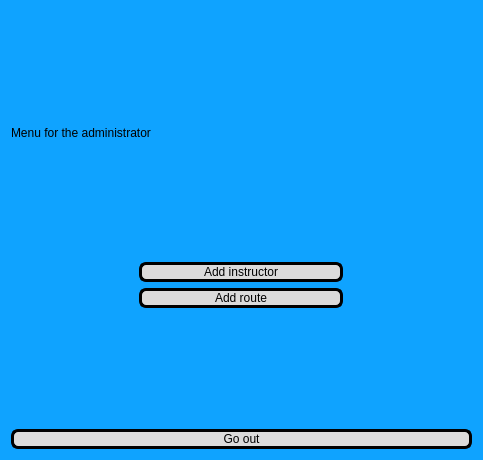
<?xml version="1.0" encoding="UTF-8"?>
<ui version="4.0">
 <class>AdminMainWindow</class>
 <widget class="QDialog" name="AdminMainWindow">
  <property name="geometry">
   <rect>
    <x>0</x>
    <y>0</y>
    <width>483</width>
    <height>460</height>
   </rect>
  </property>
  <property name="windowTitle">
   <string>Menu for the administrator</string>
  </property>
  <property name="windowIcon">
   <iconset resource="Resource.qrc">
    <normaloff>:/img/8552951.png</normaloff>:/img/8552951.png</iconset>
  </property>
  <property name="styleSheet">
   <string notr="true">background-color: rgb(15, 163, 255);</string>
  </property>
  <layout class="QVBoxLayout" name="verticalLayout">
   <item>
    <spacer name="verticalSpacer_3">
     <property name="orientation">
      <enum>Qt::Vertical</enum>
     </property>
     <property name="sizeHint" stdset="0">
      <size>
       <width>20</width>
       <height>40</height>
      </size>
     </property>
    </spacer>
   </item>
   <item>
    <widget class="QLabel" name="label">
     <property name="styleSheet">
      <string notr="true">font: 28pt &quot;Gabriola&quot;;</string>
     </property>
     <property name="text">
      <string>Menu for the administrator</string>
     </property>
    </widget>
   </item>
   <item>
    <spacer name="verticalSpacer_2">
     <property name="orientation">
      <enum>Qt::Vertical</enum>
     </property>
     <property name="sizeHint" stdset="0">
      <size>
       <width>20</width>
       <height>40</height>
      </size>
     </property>
    </spacer>
   </item>
   <item alignment="Qt::AlignHCenter">
    <widget class="QPushButton" name="PBaddInstructor">
     <property name="minimumSize">
      <size>
       <width>204</width>
       <height>0</height>
      </size>
     </property>
     <property name="styleSheet">
      <string notr="true">QPushButton {
    color: #000000;
    background-color: rgb(219, 219, 219);
    border-radius: 7px; 
    border: 3px solid rgb(0, 0, 0);
}


QPushButton:hover {
    color: #000000;
    background-color: rgb(201, 201, 201); 
    border: 2px solid rgb(0, 0, 0);
}
QPushButton {
	font: 14pt &quot;Gabriola&quot;;
    color: #000000;
    background-color: rgb(219, 219, 219);
    border-radius: 7px; 
    border: 3px solid rgb(0, 0, 0);
}</string>
     </property>
     <property name="text">
      <string>Add instructor</string>
     </property>
    </widget>
   </item>
   <item alignment="Qt::AlignHCenter">
    <widget class="QPushButton" name="PBaddRoute">
     <property name="minimumSize">
      <size>
       <width>204</width>
       <height>0</height>
      </size>
     </property>
     <property name="styleSheet">
      <string notr="true">QPushButton {
    color: #000000;
    background-color: rgb(219, 219, 219);
    border-radius: 7px; 
    border: 3px solid rgb(0, 0, 0);
}


QPushButton:hover {
    color: #000000;
    background-color: rgb(201, 201, 201); 
    border: 2px solid rgb(0, 0, 0);
}
QPushButton {
	font: 14pt &quot;Gabriola&quot;;
    color: #000000;
    background-color: rgb(219, 219, 219);
    border-radius: 7px; 
    border: 3px solid rgb(0, 0, 0);
}</string>
     </property>
     <property name="text">
      <string>Add route</string>
     </property>
    </widget>
   </item>
   <item>
    <spacer name="verticalSpacer">
     <property name="orientation">
      <enum>Qt::Vertical</enum>
     </property>
     <property name="sizeHint" stdset="0">
      <size>
       <width>20</width>
       <height>40</height>
      </size>
     </property>
    </spacer>
   </item>
   <item>
    <widget class="QPushButton" name="PBback">
     <property name="minimumSize">
      <size>
       <width>150</width>
       <height>0</height>
      </size>
     </property>
     <property name="styleSheet">
      <string notr="true">QPushButton {
    color: #000000;
    background-color: rgb(219, 219, 219);
    border-radius: 7px; 
    border: 3px solid rgb(0, 0, 0);
}


QPushButton:hover {
    color: #000000;
    background-color: rgb(201, 201, 201); 
    border: 2px solid rgb(0, 0, 0);
}
QPushButton {
	font: 14pt &quot;Gabriola&quot;;
    color: #000000;
    background-color: rgb(219, 219, 219);
    border-radius: 7px; 
    border: 3px solid rgb(0, 0, 0);
}</string>
     </property>
     <property name="text">
      <string>Go out</string>
     </property>
    </widget>
   </item>
  </layout>
 </widget>
 <resources>
  <include location="Resource.qrc"/>
 </resources>
 <connections/>
</ui>
